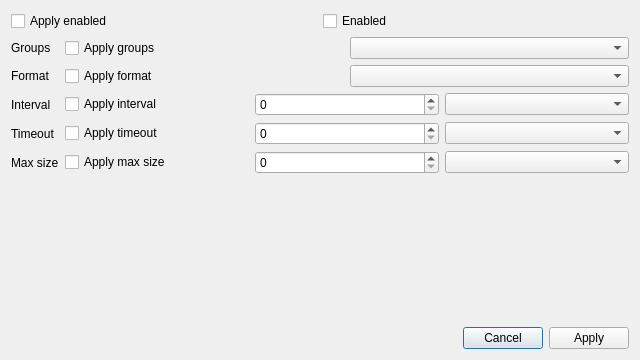
<?xml version="1.0" encoding="UTF-8"?>
<ui version="4.0">
 <class>BulkEditDialog</class>
 <widget class="QDialog" name="BulkEditDialog">
  <property name="geometry">
   <rect>
    <x>0</x>
    <y>0</y>
    <width>640</width>
    <height>360</height>
   </rect>
  </property>
  <property name="windowTitle">
   <string>Edit selected subscriptions</string>
  </property>
  <layout class="QVBoxLayout" name="rootLayout">
   <item>
    <layout class="QFormLayout" name="formLayout">
     <item row="0" column="0" colspan="2">
      <layout class="QHBoxLayout" name="enabled_layout">
       <item>
        <widget class="QCheckBox" name="apply_enabled">
         <property name="text">
          <string>Apply enabled</string>
         </property>
        </widget>
       </item>
       <item>
        <widget class="QCheckBox" name="enabled_value">
         <property name="text">
          <string>Enabled</string>
         </property>
        </widget>
       </item>
      </layout>
     </item>
     <item row="1" column="0">
      <widget class="QLabel" name="groups_label">
       <property name="text">
        <string>Groups</string>
       </property>
      </widget>
     </item>
     <item row="1" column="1">
      <layout class="QHBoxLayout" name="groups_layout">
       <item>
        <widget class="QCheckBox" name="apply_group">
         <property name="text">
          <string>Apply groups</string>
         </property>
        </widget>
       </item>
       <item>
        <widget class="QComboBox" name="group_value"/>
       </item>
      </layout>
     </item>
     <item row="2" column="0">
      <widget class="QLabel" name="format_label">
       <property name="text">
        <string>Format</string>
       </property>
      </widget>
     </item>
     <item row="2" column="1">
      <layout class="QHBoxLayout" name="format_layout">
       <item>
        <widget class="QCheckBox" name="apply_format">
         <property name="text">
          <string>Apply format</string>
         </property>
        </widget>
       </item>
       <item>
        <widget class="QComboBox" name="format_value"/>
       </item>
      </layout>
     </item>
     <item row="3" column="0">
      <widget class="QLabel" name="interval_label">
       <property name="text">
        <string>Interval</string>
       </property>
      </widget>
     </item>
     <item row="3" column="1">
      <layout class="QHBoxLayout" name="interval_layout">
       <item>
        <widget class="QCheckBox" name="apply_interval">
         <property name="text">
          <string>Apply interval</string>
         </property>
        </widget>
       </item>
       <item>
        <widget class="QSpinBox" name="interval_spin"/>
       </item>
       <item>
        <widget class="QComboBox" name="interval_units"/>
       </item>
      </layout>
     </item>
     <item row="4" column="0">
      <widget class="QLabel" name="timeout_label">
       <property name="text">
        <string>Timeout</string>
       </property>
      </widget>
     </item>
     <item row="4" column="1">
      <layout class="QHBoxLayout" name="timeout_layout">
       <item>
        <widget class="QCheckBox" name="apply_timeout">
         <property name="text">
          <string>Apply timeout</string>
         </property>
        </widget>
       </item>
       <item>
        <widget class="QSpinBox" name="timeout_spin"/>
       </item>
       <item>
        <widget class="QComboBox" name="timeout_units"/>
       </item>
      </layout>
     </item>
     <item row="5" column="0">
      <widget class="QLabel" name="max_size_label">
       <property name="text">
        <string>Max size</string>
       </property>
      </widget>
     </item>
     <item row="5" column="1">
      <layout class="QHBoxLayout" name="max_size_layout">
       <item>
        <widget class="QCheckBox" name="apply_max_size">
         <property name="text">
          <string>Apply max size</string>
         </property>
        </widget>
       </item>
       <item>
        <widget class="QSpinBox" name="max_size_spin"/>
       </item>
       <item>
        <widget class="QComboBox" name="max_size_units"/>
       </item>
      </layout>
     </item>
    </layout>
   </item>
   <item>
    <widget class="QLabel" name="error_label">
     <property name="text">
      <string/>
     </property>
    </widget>
   </item>
   <item>
    <layout class="QHBoxLayout" name="buttons_layout">
     <item>
      <spacer name="buttons_spacer">
       <property name="orientation">
        <enum>Qt::Horizontal</enum>
       </property>
       <property name="sizeHint" stdset="0">
        <size>
         <width>40</width>
         <height>20</height>
        </size>
       </property>
      </spacer>
     </item>
     <item>
      <widget class="QPushButton" name="cancel_button">
       <property name="text">
        <string>Cancel</string>
       </property>
      </widget>
     </item>
     <item>
      <widget class="QPushButton" name="save_button">
       <property name="text">
        <string>Apply</string>
       </property>
      </widget>
     </item>
    </layout>
   </item>
  </layout>
 </widget>
 <resources/>
 <connections/>
</ui>
